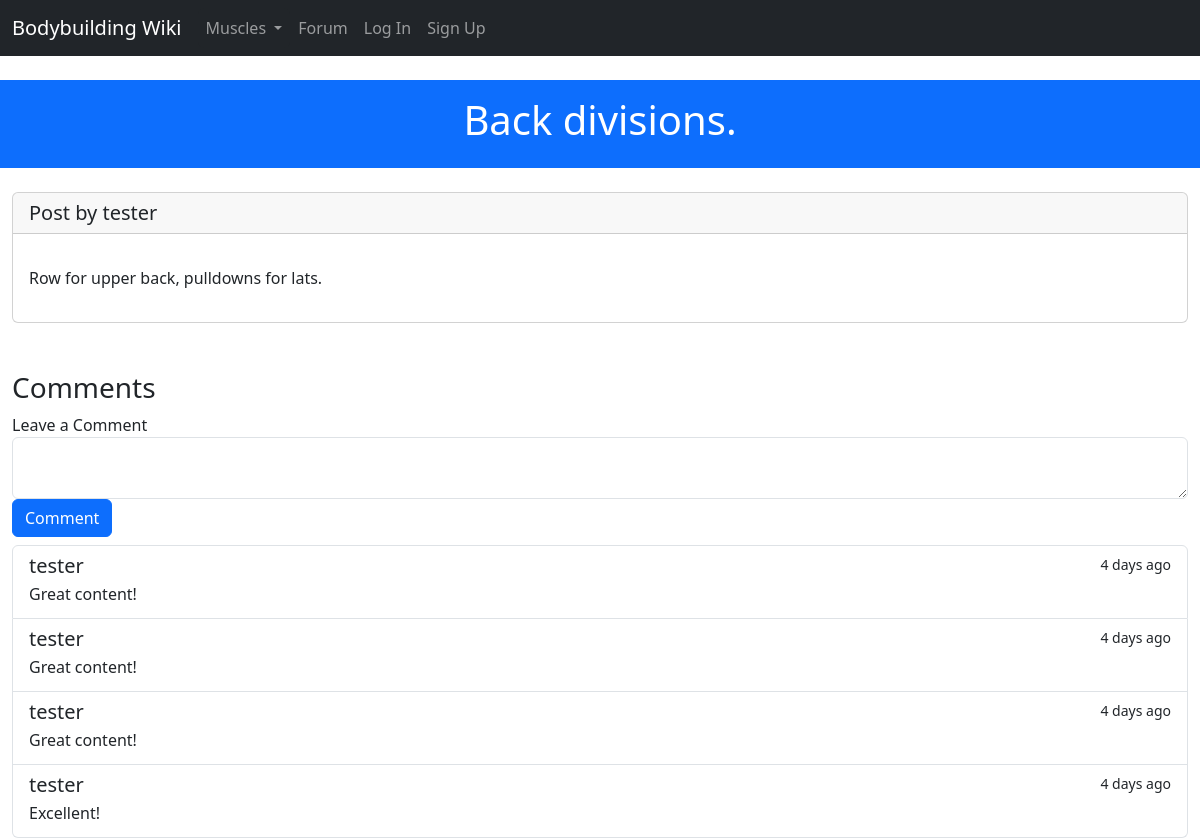
The page /forum/post/2/ on the database its author committed.
### project/forum/models.py (models this page shows)
class Post(db.Model):
 __tablename__ = 'posts'
 id = db.Column(db.Integer, primary_key=True)
 title = db.Column(db.String(50))
 body = db.Column(db.Text)
 timestamp = db.Column(db.DateTime, index=True, default=datetime.utcnow)
 author_id = db.Column(db.Integer, db.ForeignKey('users.id'))
 comments = db.Relationship('Comment', backref='post', lazy='dynamic')

class Comment(db.Model):
 __tablename__ = 'comments'
 id = db.Column(db.Integer, primary_key=True)
 text = db.Column(db.Text())
 author_id = db.Column(db.Integer, db.ForeignKey('users.id'))
 timestamp = db.Column(db.DateTime, index=True, default=datetime.utcnow)
 post_id = db.Column(db.Integer, db.ForeignKey('posts.id'))

### project/auth/models.py (models this page shows, shortened)
class User(UserMixin, db.Model):
    __tablename__ = 'users'
    id = db.Column(db.Integer, primary_key=True)
    username = db.Column(db.String(64), unique=True, index=True)
    email = db.Column(db.String(64), unique=True, index=True)
    role_id = db.Column(db.Integer, db.ForeignKey('roles.id'))
    name = db.Column(db.String(64))
    location = db.Column(db.String(64))
    about_me = db.Column(db.Text())
    member_since = db.Column(db.DateTime(), default=datetime.utcnow) # datetime.utcnow is missing the () at the end. This is because the default argument in db.Column() can take a function as a value.
    last_seen = db.Column(db.DateTime(), default=datetime.utcnow)
    password_hash = db.Column(db.String(128))
    posts = db.relationship('Post', backref='author', lazy='dynamic')
    comments = db.relationship('Comment', backref='author', lazy='dynamic')
    papers_saved = db.relationship('PaperSaved', lazy='dynamic')
    def can(self, perm):
        return self.role is not None and self.role.has_permission(perm)
    @property
    def password(self):
        raise AttributeError('password is not a readable attribute')

### project/forum/views.py (the view)
@forum.route('post/<int:id>/', methods=['GET', 'POST'])
def post_read(id):
    post = Post.query.get_or_404(id)
    form = CommentForm()
    if form.validate_on_submit() and current_user.can(Permission.COMMENT):
        comment = Comment(text=form.text.data, author=current_user._get_current_object(), post=post)
        db.session.add(comment)
        db.session.commit()
        flash('Your comment has been posted!')
        return redirect(url_for('.post_read', id=id))
    return render_template('forum/post.html', post=post, form=form)

### project/forum/forms.py
class CommentForm(FlaskForm):
    text = TextAreaField("What do you think about this?", validators=[DataRequired()])
    submit = SubmitField('Comment')

### project/main/__init__.py (called while the page is built)
@main.app_context_processor
def inject_user():
    return dict(user=current_user or None)

@main.app_context_processor
def inject_permissions():
    return dict(Permission=Permission)

@main.app_context_processor
def inject_muscles():
    return dict(muscles=Muscle.query.all())

### project/templates/forum/post.html (shortened to what this page needs)
{% extends 'base.html' %}
{% block header %}{{post.title}}{% endblock header %}
{% block content %}
    <div class="card">
        <div class="col">
            <h1 class="card-header lead">Post by {{post.author.username}} </h1>
        </div>
        <div class="card-body">
            <p class="text-body">{{post.body}}</p>
        </div>
    </div>
    <div class="row mt-5">
        <div class="col">
            <h3>Comments</h3>
            <form method="post">
                <div class="form-group">
                    <label for="comment">Leave a Comment</label>
                    {{ form.text(class="form-control") }}
                </div>
                <button type="submit" class="btn btn-primary mb-2">Comment</button>
            </form>
            <div class="list-group">
            {% for comment in post.comments.all() %}
                <div class="list-group-item list-group-item-action" aria-current="true">
                    <div class="d-flex w-100 justify-content-between">
                    <h5 class="mb-1">{{comment.author.username}}</a></h5>
                    <small>{{ moment(comment.timestamp).fromNow() }}</small>
                    </div>
                    <p class="mb-1">{{ comment.text }}</p>
                </div>
            {% endfor %}
            </div>
    </div>
{% endblock content %}

### rows shown on the page
Post: title "Back divisions.", body "Row for upper back, pulldowns for lats."
User: author.username "tester"
Comment: author.username "tester", timestamp "4 days ago", text "Great content!"
Comment: author.username "tester", timestamp "4 days ago", text "Great content!"
Comment: author.username "tester", timestamp "4 days ago", text "Great content!"
Comment: author.username "tester", timestamp "4 days ago", text "Excellent!"
